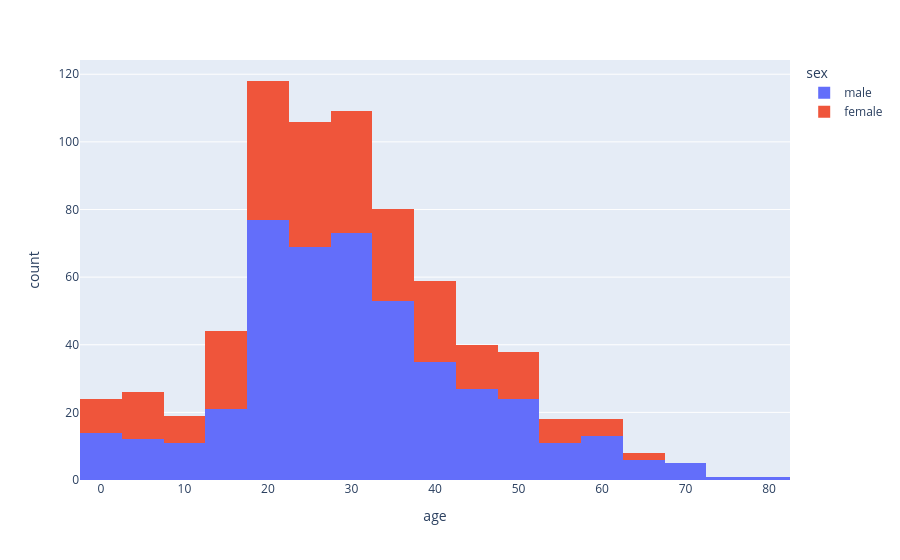

Here is the notebook cell this chart was saved with:
### Code cell
px.histogram(titanic,x='age',nbins=20,color='sex')

### Figure 1 — Plotly figure (JSON) as saved in the notebook; plotly's stock layout.template omitted (floating-point values rounded to 4 significant figures; data arrays with more than 128 entries replaced by an {"elided": "..."} marker saying what was removed)
{"data": [{"bingroup": "x", "hovertemplate": "sex=male<br>age=%{x}<br>count=%{y}<extra></extra>", "legendgroup": "male", "marker": {"color": "#636efa", "pattern": {"shape": ""}}, "name": "male", "nbinsx": 20, "orientation": "v", "showlegend": true, "type": "histogram", "x": {"elided": "577 float values"}, "xaxis": "x", "yaxis": "y"}, {"bingroup": "x", "hovertemplate": "sex=female<br>age=%{x}<br>count=%{y}<extra></extra>", "legendgroup": "female", "marker": {"color": "#EF553B", "pattern": {"shape": ""}}, "name": "female", "nbinsx": 20, "orientation": "v", "showlegend": true, "type": "histogram", "x": {"elided": "314 float values"}, "xaxis": "x", "yaxis": "y"}], "layout": {"autosize": true, "barmode": "relative", "legend": {"title": {"text": "sex"}, "tracegroupgap": 0}, "margin": {"t": 60}, "xaxis": {"anchor": "y", "autorange": true, "domain": [0, 1], "range": [-2.5, 82.5], "title": {"text": "age"}, "type": "linear"}, "yaxis": {"anchor": "x", "autorange": true, "domain": [0, 1], "range": [0, 124.2], "title": {"text": "count"}}}}
